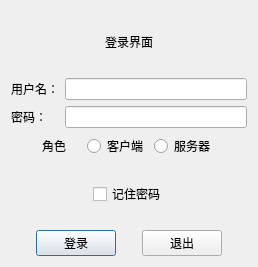
<?xml version="1.0" encoding="UTF-8"?>
<ui version="4.0">
 <class>CLoginDialog</class>
 <widget class="QDialog" name="CLoginDialog">
  <property name="geometry">
   <rect>
    <x>0</x>
    <y>0</y>
    <width>258</width>
    <height>267</height>
   </rect>
  </property>
  <property name="windowTitle">
   <string>Dialog</string>
  </property>
  <layout class="QVBoxLayout" name="verticalLayout">
   <item>
    <widget class="QWidget" name="widget" native="true">
     <layout class="QHBoxLayout" name="horizontalLayout">
      <item>
       <spacer name="horizontalSpacer">
        <property name="orientation">
         <enum>Qt::Horizontal</enum>
        </property>
        <property name="sizeHint" stdset="0">
         <size>
          <width>40</width>
          <height>20</height>
         </size>
        </property>
       </spacer>
      </item>
      <item>
       <widget class="QLabel" name="label">
        <property name="text">
         <string>登录界面</string>
        </property>
       </widget>
      </item>
      <item>
       <spacer name="horizontalSpacer_2">
        <property name="orientation">
         <enum>Qt::Horizontal</enum>
        </property>
        <property name="sizeHint" stdset="0">
         <size>
          <width>40</width>
          <height>20</height>
         </size>
        </property>
       </spacer>
      </item>
     </layout>
    </widget>
   </item>
   <item>
    <layout class="QGridLayout" name="gridLayout">
     <item row="0" column="0">
      <widget class="QLabel" name="label_2">
       <property name="text">
        <string>用户名：</string>
       </property>
      </widget>
     </item>
     <item row="0" column="1">
      <widget class="QLineEdit" name="lineEdit"/>
     </item>
     <item row="1" column="1">
      <widget class="QLineEdit" name="lineEdit_2"/>
     </item>
     <item row="1" column="0">
      <widget class="QLabel" name="label_3">
       <property name="text">
        <string>密码：</string>
       </property>
      </widget>
     </item>
    </layout>
   </item>
   <item>
    <layout class="QHBoxLayout" name="horizontalLayout_2">
     <item>
      <spacer name="horizontalSpacer_3">
       <property name="orientation">
        <enum>Qt::Horizontal</enum>
       </property>
       <property name="sizeHint" stdset="0">
        <size>
         <width>40</width>
         <height>20</height>
        </size>
       </property>
      </spacer>
     </item>
     <item>
      <widget class="QLabel" name="label_4">
       <property name="text">
        <string>角色</string>
       </property>
      </widget>
     </item>
     <item>
      <spacer name="horizontalSpacer_5">
       <property name="orientation">
        <enum>Qt::Horizontal</enum>
       </property>
       <property name="sizeType">
        <enum>QSizePolicy::Fixed</enum>
       </property>
       <property name="sizeHint" stdset="0">
        <size>
         <width>15</width>
         <height>20</height>
        </size>
       </property>
      </spacer>
     </item>
     <item>
      <widget class="QRadioButton" name="radioButton">
       <property name="text">
        <string>客户端</string>
       </property>
      </widget>
     </item>
     <item>
      <widget class="QRadioButton" name="radioButton_2">
       <property name="text">
        <string>服务器</string>
       </property>
      </widget>
     </item>
     <item>
      <spacer name="horizontalSpacer_4">
       <property name="orientation">
        <enum>Qt::Horizontal</enum>
       </property>
       <property name="sizeHint" stdset="0">
        <size>
         <width>40</width>
         <height>20</height>
        </size>
       </property>
      </spacer>
     </item>
    </layout>
   </item>
   <item>
    <widget class="QWidget" name="widget_2" native="true">
     <layout class="QHBoxLayout" name="horizontalLayout_3">
      <item>
       <spacer name="horizontalSpacer_6">
        <property name="orientation">
         <enum>Qt::Horizontal</enum>
        </property>
        <property name="sizeHint" stdset="0">
         <size>
          <width>40</width>
          <height>20</height>
         </size>
        </property>
       </spacer>
      </item>
      <item>
       <widget class="QCheckBox" name="checkBox">
        <property name="text">
         <string>记住密码</string>
        </property>
       </widget>
      </item>
      <item>
       <spacer name="horizontalSpacer_7">
        <property name="orientation">
         <enum>Qt::Horizontal</enum>
        </property>
        <property name="sizeHint" stdset="0">
         <size>
          <width>40</width>
          <height>20</height>
         </size>
        </property>
       </spacer>
      </item>
     </layout>
    </widget>
   </item>
   <item>
    <layout class="QHBoxLayout" name="horizontalLayout_4">
     <item>
      <spacer name="horizontalSpacer_8">
       <property name="orientation">
        <enum>Qt::Horizontal</enum>
       </property>
       <property name="sizeHint" stdset="0">
        <size>
         <width>40</width>
         <height>20</height>
        </size>
       </property>
      </spacer>
     </item>
     <item>
      <widget class="QPushButton" name="pushButton_2">
       <property name="text">
        <string>登录</string>
       </property>
      </widget>
     </item>
     <item>
      <spacer name="horizontalSpacer_10">
       <property name="orientation">
        <enum>Qt::Horizontal</enum>
       </property>
       <property name="sizeType">
        <enum>QSizePolicy::Fixed</enum>
       </property>
       <property name="sizeHint" stdset="0">
        <size>
         <width>20</width>
         <height>20</height>
        </size>
       </property>
      </spacer>
     </item>
     <item>
      <widget class="QPushButton" name="pushButton">
       <property name="text">
        <string>退出</string>
       </property>
      </widget>
     </item>
     <item>
      <spacer name="horizontalSpacer_9">
       <property name="orientation">
        <enum>Qt::Horizontal</enum>
       </property>
       <property name="sizeHint" stdset="0">
        <size>
         <width>40</width>
         <height>20</height>
        </size>
       </property>
      </spacer>
     </item>
    </layout>
   </item>
  </layout>
 </widget>
 <resources/>
 <connections/>
</ui>
